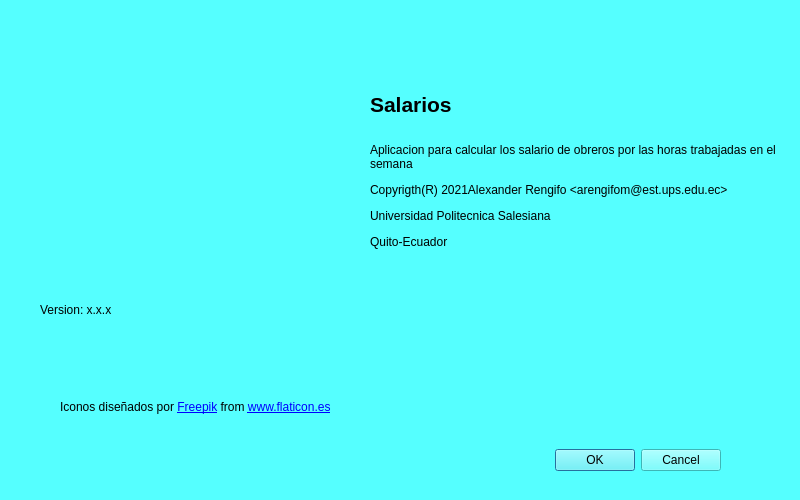
<?xml version="1.0" encoding="UTF-8"?>
<ui version="4.0">
 <class>Acerca</class>
 <widget class="QDialog" name="Acerca">
  <property name="geometry">
   <rect>
    <x>0</x>
    <y>0</y>
    <width>800</width>
    <height>500</height>
   </rect>
  </property>
  <property name="windowTitle">
   <string>Dialog</string>
  </property>
  <property name="styleSheet">
   <string notr="true">background-color: rgb(85, 255, 255);</string>
  </property>
  <widget class="QDialogButtonBox" name="buttonBox">
   <property name="geometry">
    <rect>
     <x>500</x>
     <y>440</y>
     <width>221</width>
     <height>41</height>
    </rect>
   </property>
   <property name="orientation">
    <enum>Qt::Horizontal</enum>
   </property>
   <property name="standardButtons">
    <set>QDialogButtonBox::Cancel|QDialogButtonBox::Ok</set>
   </property>
  </widget>
  <widget class="QLabel" name="label_2">
   <property name="geometry">
    <rect>
     <x>370</x>
     <y>20</y>
     <width>411</width>
     <height>341</height>
    </rect>
   </property>
   <property name="text">
    <string>&lt;html&gt;&lt;head/&gt;&lt;body&gt;&lt;p&gt;&lt;span style=&quot; font-size:16pt; font-weight:600;&quot;&gt;Salarios&lt;/span&gt;&lt;/p&gt;&lt;p&gt;&lt;br/&gt;Aplicacion para calcular los salario de obreros por las horas trabajadas en el semana&lt;/p&gt;&lt;p&gt;Copyrigth(R) 2021Alexander Rengifo &amp;lt;arengifom@est.ups.edu.ec&amp;gt;&lt;/p&gt;&lt;p&gt;Universidad Politecnica Salesiana&lt;/p&gt;&lt;p&gt;Quito-Ecuador&lt;/p&gt;&lt;p&gt;&lt;br/&gt;&lt;/p&gt;&lt;/body&gt;&lt;/html&gt;</string>
   </property>
   <property name="wordWrap">
    <bool>true</bool>
   </property>
  </widget>
  <widget class="QLabel" name="label">
   <property name="geometry">
    <rect>
     <x>60</x>
     <y>400</y>
     <width>561</width>
     <height>31</height>
    </rect>
   </property>
   <property name="text">
    <string>&lt;html&gt;&lt;head/&gt;&lt;body&gt;&lt;p&gt;
&lt;div&gt;Iconos diseñados por &lt;a href=&quot;https://www.freepik.com&quot; title=&quot;Freepik&quot;&gt;Freepik&lt;/a&gt; from &lt;a href=&quot;https://www.flaticon.es/&quot; title=&quot;Flaticon&quot;&gt;www.flaticon.es&lt;/a&gt;&lt;/div&gt;
&lt;br/&gt;&lt;/p&gt;&lt;/body&gt;&lt;/html&gt;</string>
   </property>
  </widget>
  <widget class="QWidget" name="widget" native="true">
   <property name="geometry">
    <rect>
     <x>80</x>
     <y>70</y>
     <width>211</width>
     <height>201</height>
    </rect>
   </property>
   <property name="styleSheet">
    <string notr="true">image: url(:/iconos/Recursos/salario.png);</string>
   </property>
  </widget>
  <widget class="QLabel" name="outVersion">
   <property name="geometry">
    <rect>
     <x>40</x>
     <y>300</y>
     <width>151</width>
     <height>21</height>
    </rect>
   </property>
   <property name="text">
    <string>&lt;html&gt;&lt;head/&gt;&lt;body&gt;&lt;p&gt;Version: x.x.x&lt;/p&gt;&lt;/body&gt;&lt;/html&gt;</string>
   </property>
  </widget>
 </widget>
 <resources/>
 <connections>
  <connection>
   <sender>buttonBox</sender>
   <signal>accepted()</signal>
   <receiver>Acerca</receiver>
   <slot>accept()</slot>
   <hints>
    <hint type="sourcelabel">
     <x>248</x>
     <y>254</y>
    </hint>
    <hint type="destinationlabel">
     <x>157</x>
     <y>274</y>
    </hint>
   </hints>
  </connection>
  <connection>
   <sender>buttonBox</sender>
   <signal>rejected()</signal>
   <receiver>Acerca</receiver>
   <slot>reject()</slot>
   <hints>
    <hint type="sourcelabel">
     <x>316</x>
     <y>260</y>
    </hint>
    <hint type="destinationlabel">
     <x>286</x>
     <y>274</y>
    </hint>
   </hints>
  </connection>
 </connections>
</ui>
